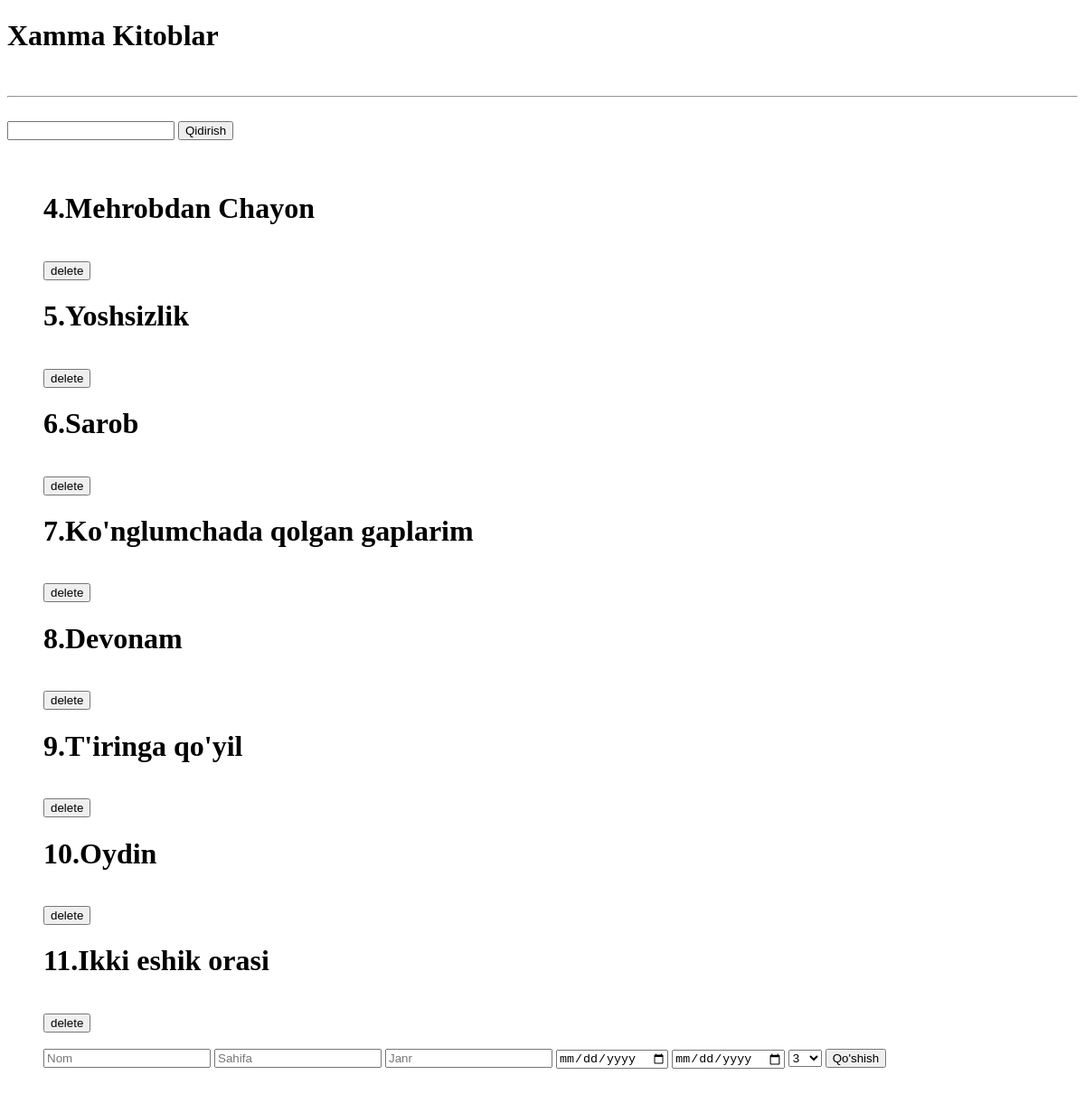
Page /kitob/ on the earlier database version.
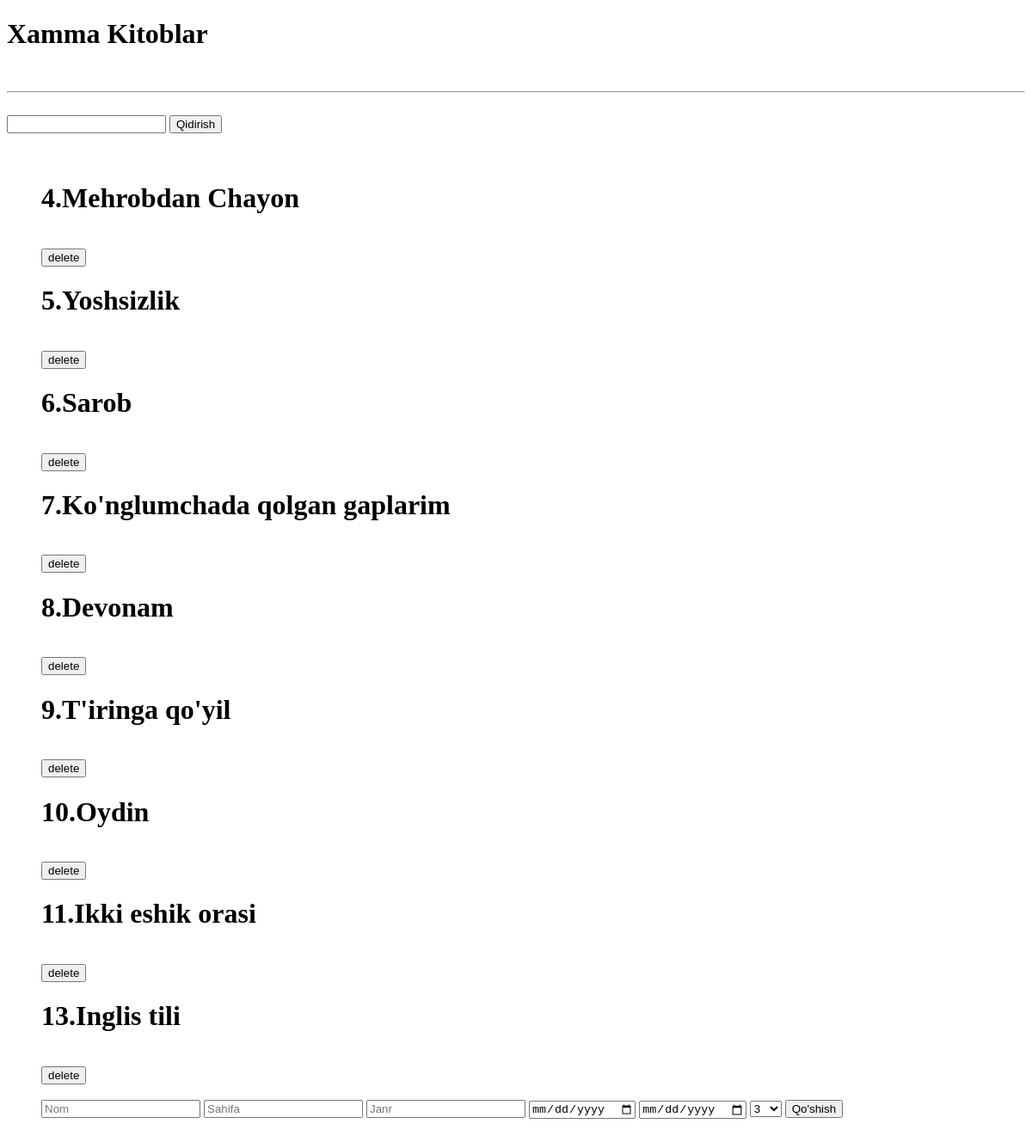
Same page on the later database version.
### asosiy/models.py (models this page shows, shortened)
class Kitob(models.Model):
    nom=models.CharField(max_length=100)
    muallif=models.ForeignKey(Muallif, on_delete=models.CASCADE)
    sahifa=models.PositiveIntegerField()
    janr=models.CharField(max_length=300)
    yaratilgan_sana = models.DateField()
    tahrirlangan_sana = models.DateField(auto_now=True)

### asosiy/views.py (the view, shortened to what this page needs)
# urls.py: path('kitob/', kitob),
def kitob(request):
    nom=request.GET.get('qidiruv')
    if nom=="" or nom is None:
        content={
            "kitoblar":Kitob.objects.all(),
            "mualliflar": Muallif.objects.all()
    }
    else:
        content={
            "kitoblar":Kitob.objects.filter(nom__contains=nom)
    }
    return render(request,"Record.html",content)

### templates/Record.html (shortened to what this page needs)
<!DOCTYPE html>
<html>
  <head>
  </head>
  <body>
    <h1>Xamma Kitoblar</h1>
     <br>
    <hr>
    <br>
    <form method="get">
      <input type="text" name="qidiruv">
      <button>Qidirish</button>
    </form>
    <br>
    <br>
    <ul>
      {% for k in kitoblar%}
      <h1>{{k.id}}.{{k.nom}}</h1>
      <br>
      <a href="/bitta_ochir/{{i.id}}/"><button>delete</button></a>
  {% endfor%}
         <br>
         <br>
             <form method="post">{% csrf_token %}
        <input type="text" name="nomi" placeholder="Nom">
        <input type="number" name="s" placeholder="Sahifa">
        <input type="text" name="j" placeholder="Janr">
        <input type="date" name="y" placeholder="Yaratilgan_sana">
        <input type="date" name="t" placeholder="Taxirlangan_sana">
        <select name="m">
            {% for i in mualliflar%}
            <option value={{i.id}}>{{i.id}}</option>
            {% endfor %}
        </select>
        <button type="submit">Qo'shish</button>
    </form>
    <br>
    <br>
   </ul>
  </body>
</html>

Differences in the rows shown:
added Kitob: id "13", nom "Inglis tili"
